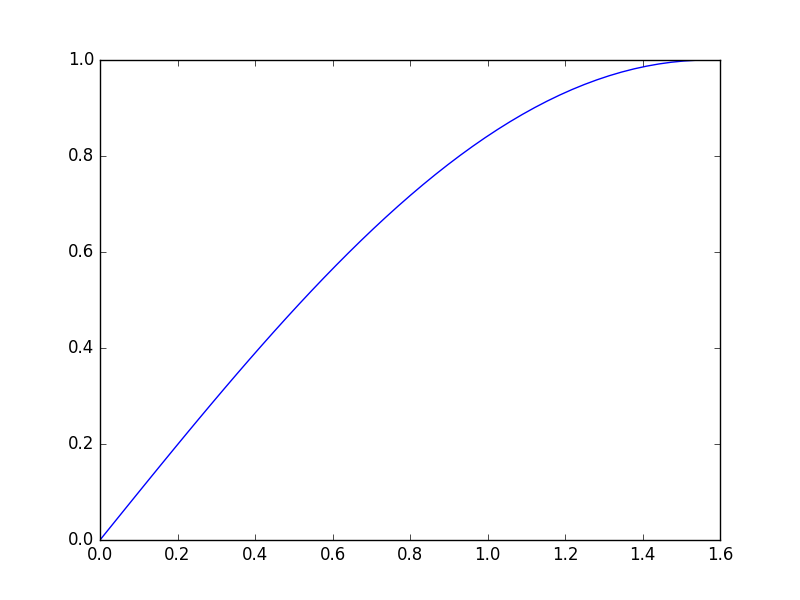

Write the Python code that produced this figure.
import numpy as np
import matplotlib.pyplot as plt

x = np.linspace(0,(np.pi)/2)
seno=[]
for i in x:
    seno.append(np.sin(i))
    


plt.plot(x,seno)
plt.savefig("grafica.png")
